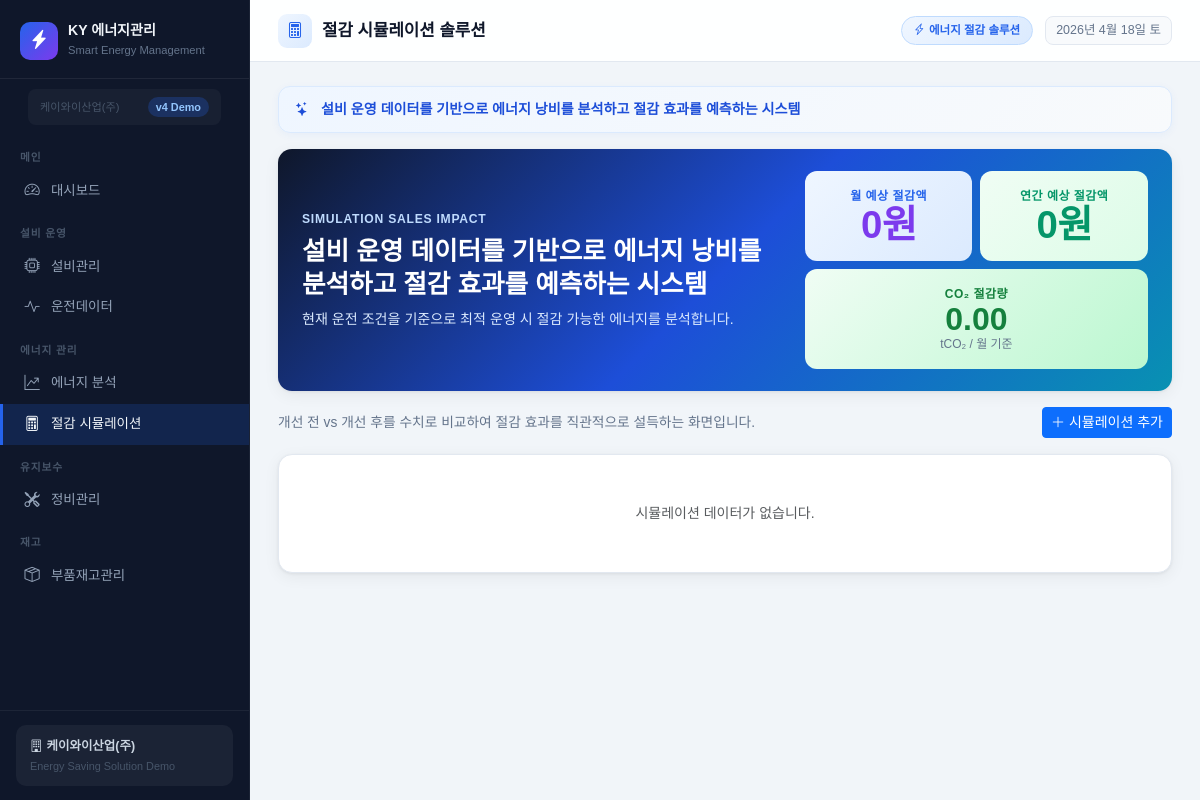
/simulation/, run on an earlier commit of the app's database.
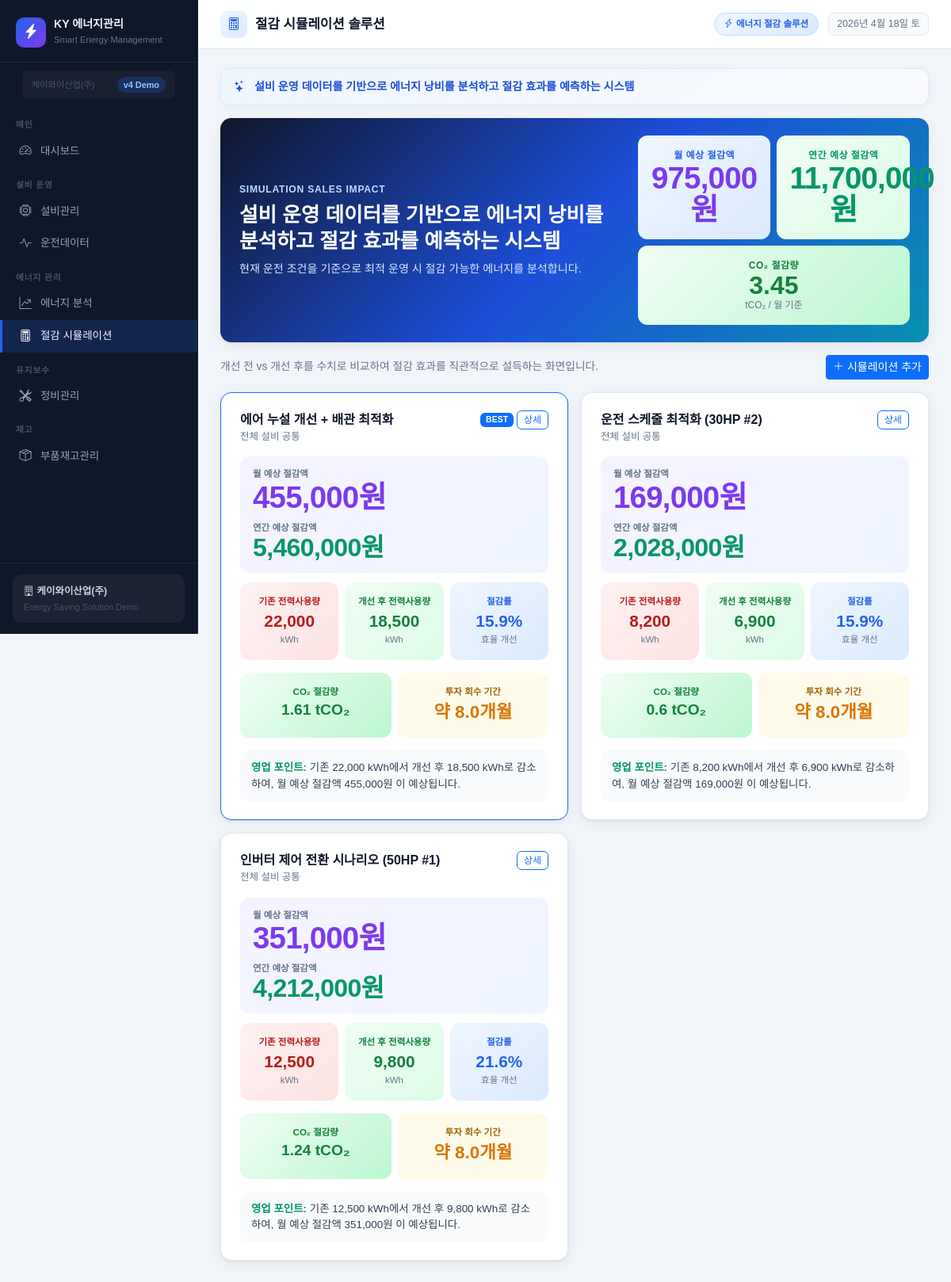
And on a later commit of the database.
### models.py (models this page shows)
class SavingSimulation(db.Model):
    __tablename__ = 'saving_simulations'
    id              = db.Column(db.Integer, primary_key=True)
    title           = db.Column(db.String(200))
    equipment_id    = db.Column(db.Integer, db.ForeignKey('equipments.id'), nullable=True)
    before_kwh      = db.Column(db.Float)
    after_kwh       = db.Column(db.Float)
    unit_price      = db.Column(db.Float, default=130)   # 원/kWh
    saving_kwh      = db.Column(db.Float)
    saving_amount   = db.Column(db.Float)
    co2_saving      = db.Column(db.Float)   # tCO2
    memo            = db.Column(db.Text)
    created_at      = db.Column(db.DateTime, default=datetime.utcnow)

### routes/simulation.py (the view)
@simulation_bp.route('/')
def index():
    sims = SavingSimulation.query.order_by(SavingSimulation.id.desc()).all()
    return render_template('simulation/index.html', sims=sims)

### templates/simulation/index.html (shortened to what the changed rows need)
{% extends 'base.html' %}
{% block content %}
{% set ns = namespace(month_amt=0, year_amt=0, co2=0) %}
{% for sim in sims %}
  {% set ns.month_amt = ns.month_amt + (sim.saving_amount or 0) %}
  {% set ns.year_amt = ns.year_amt + ((sim.saving_amount or 0) * 12) %}
  {% set ns.co2 = ns.co2 + (sim.co2_saving or 0) %}
{% endfor %}
<div class="card-box mb-3" style="background:linear-gradient(135deg,#0f172a,#1d4ed8,#0891b2);color:#fff;border:0;">
  <div class="row align-items-center g-3">
    <div class="col-lg-5">
      <div class="row g-2 text-center">
        <div class="col-6"><div class="sim-result h-100"><div class="impact-label" style="color:#2563eb;">월 예상 절감액</div><div class="money-highlight money-purple">{{ "{:,.0f}".format(ns.month_amt) }}원</div></div></div>
        <div class="col-6"><div class="sim-after h-100"><div class="impact-label" style="color:#059669;">연간 예상 절감액</div><div class="money-highlight money-green">{{ "{:,.0f}".format(ns.year_amt) }}원</div></div></div>
        <div class="col-12"><div class="sim-co2 h-100 text-center"><div class="impact-label" style="color:#15803d;">CO₂ 절감량</div><div style="font-size:2rem;font-weight:800;color:#15803d;line-height:1;">{{ "%.2f"|format(ns.co2) }}</div><div style="font-size:.75rem;color:#64748b;">tCO₂ / 월 기준</div></div></div>
      </div>
    </div>
  </div>
</div>
<div class="row g-3">
  {% for sim in sims %}
  {% set payback_months = 8.0 if sim.saving_amount else 0 %}
  <div class="col-lg-6">
    <div class="card-box h-100 {% if sim.saving_amount and sim.saving_amount == sims[0].saving_amount %}border border-primary{% endif %}">
      <div class="d-flex justify-content-between align-items-start mb-3">
        <div>
          <div style="font-size:1rem;font-weight:800;color:#0f172a;">{{ sim.title }}</div>
          <div style="font-size:.78rem;color:#64748b;">{{ sim.equipment.name if sim.equipment else '전체 설비 공통' }}</div>
        </div>
        <div class="d-flex align-items-center gap-1">{% if sim.saving_amount and sim.saving_amount == sims[0].saving_amount %}<span class="badge bg-primary">BEST</span>{% endif %}<a href="/simulation/{{ sim.id }}" class="btn btn-xs btn-outline-primary" style="font-size:.75rem;padding:2px 8px;">상세</a></div>
      </div>
      <div style="background:linear-gradient(135deg,#f5f3ff,#eff6ff);border-radius:12px;padding:14px 16px;margin-bottom:12px;">
        <div style="font-size:.72rem;color:#64748b;font-weight:700;">월 예상 절감액</div>
        <div class="money-highlight money-purple">{{ "{:,.0f}".format(sim.saving_amount) }}원</div>
        <div style="font-size:.72rem;color:#64748b;font-weight:700;margin-top:10px;">연간 예상 절감액</div>
        <div class="money-highlight money-green" style="font-size:2rem;">{{ "{:,.0f}".format(sim.saving_amount * 12) }}원</div>
      </div>
      <div class="row g-2 mb-3">
        <div class="col-4"><div class="sim-before text-center h-100"><div style="font-size:.72rem;font-weight:700;color:#b91c1c;">기존 전력사용량</div><div style="font-size:1.3rem;font-weight:800;color:#b91c1c;">{{ "{:,.0f}".format(sim.before_kwh) }}</div><div style="font-size:.72rem;color:#64748b;">kWh</div></div></div>
        <div class="col-4"><div class="sim-after text-center h-100"><div style="font-size:.72rem;font-weight:700;color:#15803d;">개선 후 전력사용량</div><div style="font-size:1.3rem;font-weight:800;color:#15803d;">{{ "{:,.0f}".format(sim.after_kwh) }}</div><div style="font-size:.72rem;color:#64748b;">kWh</div></div></div>
        <div class="col-4"><div class="sim-result text-center h-100"><div style="font-size:.72rem;font-weight:700;color:#2563eb;">절감률</div><div style="font-size:1.3rem;font-weight:800;color:#2563eb;">{% if sim.before_kwh %}{{ "%.1f"|format(sim.saving_kwh / sim.before_kwh * 100) }}%{% else %}-{% endif %}</div><div style="font-size:.72rem;color:#64748b;">효율 개선</div></div></div>
      </div>
      <div class="row g-2 mb-3">
        <div class="col-6"><div class="sim-co2 text-center h-100"><div style="font-size:.72rem;font-weight:700;color:#15803d;">CO₂ 절감량</div><div style="font-size:1.2rem;font-weight:800;color:#15803d;">{{ sim.co2_saving }} tCO₂</div></div></div>
        <div class="col-6"><div style="background:#fffbeb;border-radius:12px;padding:16px;text-align:center;height:100%;"><div style="font-size:.72rem;font-weight:700;color:#a16207;">투자 회수 기간</div><div style="font-size:1.4rem;font-weight:800;color:#d97706;">약 {{ "%.1f"|format(payback_months) }}개월</div></div></div>
      </div>
      <div style="background:#f8fafc;border-radius:10px;padding:12px 14px;font-size:.84rem;color:#334155;">
        <strong style="color:#059669;">영업 포인트:</strong>
        기존 {{ "{:,.0f}".format(sim.before_kwh) }} kWh에서 개선 후 {{ "{:,.0f}".format(sim.after_kwh) }} kWh로 감소하여,
        월 예상 절감액 {{ "{:,.0f}".format(sim.saving_amount) }}원 이 예상됩니다.
      </div>
    </div>
  </div>
  {% else %}
  <div class="col-12"><div class="card-box text-center py-5 text-muted">시뮬레이션 데이터가 없습니다.</div></div>
  {% endfor %}
</div>
{% endblock %}

What changed in the data, as far as the page shows it:
added SavingSimulation: title "에어 누설 개선 + 배관 최적화", equipment "전체 설비 공통", shows "BEST", saving_amount "455,000", sim.saving_amount*12 "5,460,000", before_kwh "22,000", after_kwh "18,500", sim.saving_kwh/sim.before_kwh*100 "15.9", co2_saving "1.61", payback_months "8.0"
added SavingSimulation: title "운전 스케줄 최적화 (30HP #2)", equipment "전체 설비 공통", saving_amount "169,000", sim.saving_amount*12 "2,028,000", before_kwh "8,200", after_kwh "6,900", sim.saving_kwh/sim.before_kwh*100 "15.9", co2_saving "0.6", payback_months "8.0"
added SavingSimulation: title "인버터 제어 전환 시나리오 (50HP #1)", equipment "전체 설비 공통", saving_amount "351,000", sim.saving_amount*12 "4,212,000", before_kwh "12,500", after_kwh "9,800", sim.saving_kwh/sim.before_kwh*100 "21.6", co2_saving "1.24", payback_months "8.0"
Also different on the page:
{{ "{:,.0f}".format(ns.month_amt) }}: "0" → "975,000"
{{ "{:,.0f}".format(ns.year_amt) }}: "0" → "11,700,000"
{{ "%.2f"|format(ns.co2) }}: "0.00" → "3.45"
text no longer shown: "시뮬레이션 데이터가 없습니다."
